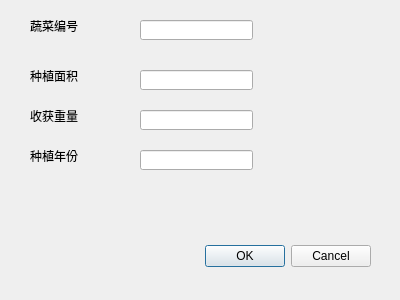
<?xml version="1.0" encoding="UTF-8"?>
<ui version="4.0">
 <class>addPlantDialog</class>
 <widget class="QDialog" name="addPlantDialog">
  <property name="geometry">
   <rect>
    <x>0</x>
    <y>0</y>
    <width>400</width>
    <height>300</height>
   </rect>
  </property>
  <property name="windowTitle">
   <string>Dialog</string>
  </property>
  <widget class="QDialogButtonBox" name="buttonBox">
   <property name="geometry">
    <rect>
     <x>30</x>
     <y>240</y>
     <width>341</width>
     <height>32</height>
    </rect>
   </property>
   <property name="orientation">
    <enum>Qt::Horizontal</enum>
   </property>
   <property name="standardButtons">
    <set>QDialogButtonBox::Cancel|QDialogButtonBox::Ok</set>
   </property>
  </widget>
  <widget class="QLabel" name="label">
   <property name="geometry">
    <rect>
     <x>30</x>
     <y>20</y>
     <width>54</width>
     <height>12</height>
    </rect>
   </property>
   <property name="text">
    <string>蔬菜编号</string>
   </property>
  </widget>
  <widget class="QLabel" name="label_2">
   <property name="geometry">
    <rect>
     <x>30</x>
     <y>70</y>
     <width>54</width>
     <height>12</height>
    </rect>
   </property>
   <property name="text">
    <string>种植面积</string>
   </property>
  </widget>
  <widget class="QLabel" name="label_3">
   <property name="geometry">
    <rect>
     <x>30</x>
     <y>110</y>
     <width>54</width>
     <height>12</height>
    </rect>
   </property>
   <property name="text">
    <string>收获重量</string>
   </property>
  </widget>
  <widget class="QLabel" name="label_4">
   <property name="geometry">
    <rect>
     <x>30</x>
     <y>150</y>
     <width>54</width>
     <height>12</height>
    </rect>
   </property>
   <property name="text">
    <string>种植年份</string>
   </property>
  </widget>
  <widget class="QLabel" name="label_5">
   <property name="geometry">
    <rect>
     <x>10</x>
     <y>210</y>
     <width>191</width>
     <height>71</height>
    </rect>
   </property>
   <property name="text">
    <string/>
   </property>
  </widget>
  <widget class="QLineEdit" name="vegCode">
   <property name="geometry">
    <rect>
     <x>140</x>
     <y>20</y>
     <width>113</width>
     <height>20</height>
    </rect>
   </property>
  </widget>
  <widget class="QLineEdit" name="plantA">
   <property name="geometry">
    <rect>
     <x>140</x>
     <y>70</y>
     <width>113</width>
     <height>20</height>
    </rect>
   </property>
  </widget>
  <widget class="QLineEdit" name="plantW">
   <property name="geometry">
    <rect>
     <x>140</x>
     <y>110</y>
     <width>113</width>
     <height>20</height>
    </rect>
   </property>
  </widget>
  <widget class="QLineEdit" name="plantY">
   <property name="geometry">
    <rect>
     <x>140</x>
     <y>150</y>
     <width>113</width>
     <height>20</height>
    </rect>
   </property>
  </widget>
 </widget>
 <resources/>
 <connections>
  <connection>
   <sender>buttonBox</sender>
   <signal>rejected()</signal>
   <receiver>addPlantDialog</receiver>
   <slot>reject()</slot>
   <hints>
    <hint type="sourcelabel">
     <x>316</x>
     <y>260</y>
    </hint>
    <hint type="destinationlabel">
     <x>286</x>
     <y>274</y>
    </hint>
   </hints>
  </connection>
 </connections>
</ui>
